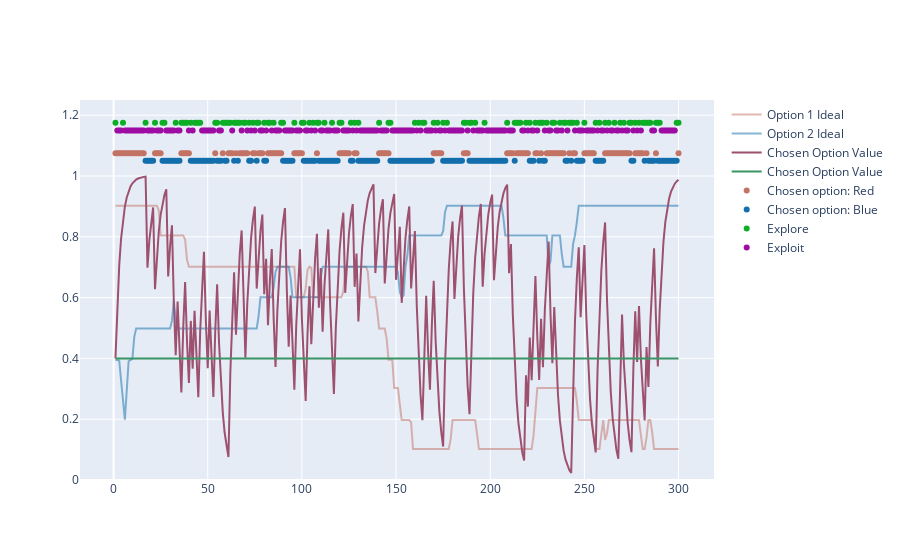
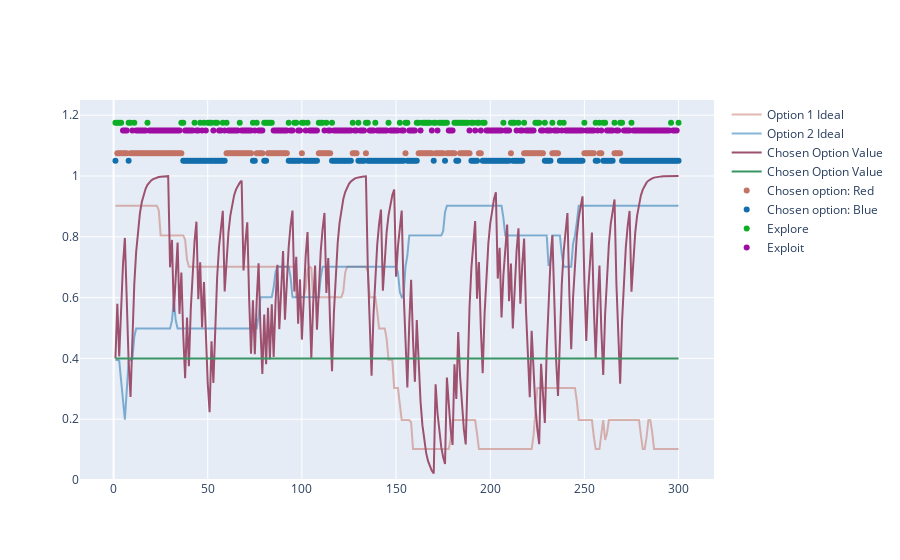

Notebook source saved alongside these figures, in order:
### Code cell
beta_foraging = 3
alpha_foraging = 0.3
rng_foraging = np.random.default_rng()
state = "explore"
threshold = 0.4
last_value = q_table_foraging[0]
options = [0,1] #red, blue
fig_before = create_fig_of_RL_foraging_experiment(chosen_options_foraging, q_table_foraging, p_red, p_blue, threshold, termination_probabilities, explore_or_exploit)
for step in range(max_steps):
    match state:
        case "explore":
            termination_probability, last_option, last_value, reward = explore(options, last_value, threshold, beta_foraging, alpha_foraging, step, rng_foraging)
            chosen_options_foraging[step] = last_option
            termination_probabilities[step] = termination_probability
            rewards_foraging[step] = reward 
            explore_or_exploit[step] = 0
            if step+1 < max_steps:
                    q_table_foraging[step+1] = last_value
            if (rng_foraging.uniform(0,1) < termination_probability):
                state = "exploit"
        case "exploit":
            termination_probability, last_value, reward = exploit(last_option, last_value, threshold, beta_foraging, alpha_foraging, step, rng_foraging)
            chosen_options_foraging[step] = last_option
            rewards_foraging[step] = reward
            termination_probabilities[step] = termination_probability
            explore_or_exploit[step] = 1
            if step+1 < max_steps:
                    q_table_foraging[step+1] = last_value
            if (rng_foraging.uniform(0,1) < termination_probability):
                state = "explore"
fig_after = create_fig_of_RL_foraging_experiment(chosen_options_foraging, q_table_foraging, p_red, p_blue, threshold, termination_probabilities, explore_or_exploit)
fig_after.show()
fig_before.show()

### Figure 1 — Plotly figure (JSON) as saved in the notebook; plotly's stock layout.template omitted (floating-point values rounded to 4 significant figures; data arrays with more than 128 entries replaced by an {"elided": "..."} marker saying what was removed)
{"data": [{"line": {"color": "#C37364"}, "mode": "lines", "name": "Option 1 Ideal", "opacity": 0.5, "type": "scatter", "x": {"elided": "300 float values"}, "y": {"elided": "300 float values"}}, {"line": {"color": "#136EAC"}, "mode": "lines", "name": "Option 2 Ideal", "opacity": 0.5, "type": "scatter", "x": {"elided": "300 float values"}, "y": {"elided": "300 float values"}}, {"line": {"color": "#9D516F"}, "mode": "lines", "name": "Chosen Option Value", "opacity": 1, "type": "scatter", "x": {"elided": "300 float values"}, "y": {"elided": "300 float values"}}, {"line": {"color": "#399563"}, "mode": "lines", "name": "Chosen Option Value", "opacity": 1, "type": "scatter", "x": {"elided": "300 float values"}, "y": {"elided": "300 float values"}}, {"marker": {"color": "#C37364", "size": 6}, "mode": "markers", "name": "Chosen option: Red", "type": "scatter", "x": {"elided": "132 float values"}, "y": {"elided": "132 float values"}}, {"marker": {"color": "#136EAC", "size": 6}, "mode": "markers", "name": "Chosen option: Blue", "type": "scatter", "x": {"elided": "168 float values"}, "y": {"elided": "168 float values"}}, {"marker": {"color": "#0DAE25", "size": 6}, "mode": "markers", "name": "Explore", "type": "scatter", "x": [1.0, 5.0, 17.0, 22.0, 26.0, 27.0, 33.0, 36.0, 37.0, 38.0, 39.0, 41.0, 43.0, 44.0, 45.0, 46.0, 54.0, 55.0, 58.0, 59.0, 60.0, 61.0, 62.0, 64.0, 65.0, 66.0, 67.0, 69.0, 70.0, 72.0, 74.0, 76.0, 77.0, 80.0, 82.0, 83.0, 85.0, 89.0, 90.0, 96.0, 100.0, 101.0, 104.0, 106.0, 108.0, 109.0, 112.0, 116.0, 120.0, 121.0, 126.0, 128.0, 130.0, 141.0, 146.0, 147.0, 160.0, 162.0, 164.0, 165.0, 170.0, 172.0, 175.0, 177.0, 186.0, 187.0, 189.0, 190.0, 192.0, 197.0, 209.0, 213.0, 214.0, 215.0, 216.0, 219.0, 221.0, 224.0, 226.0, 227.0, 228.0, 230.0, 233.0, 234.0, 237.0, 239.0, 240.0, 242.0, 243.0, 244.0, 246.0, 250.0, 256.0, 258.0, 261.0, 263.0, 266.0, 269.0, 271.0, 274.0, 275.0, 277.0, 279.0, 281.0, 282.0, 283.0, 284.0, 285.0, 288.0, 289.0, 290.0, 299.0, 300.0], "y": [1.175, 1.175, 1.175, 1.175, 1.175, 1.175, 1.175, 1.175, 1.175, 1.175, 1.175, 1.175, 1.175, 1.175, 1.175, 1.175, 1.175, 1.175, 1.175, 1.175, 1.175, 1.175, 1.175, 1.175, 1.175, 1.175, 1.175, 1.175, 1.175, 1.175, 1.175, 1.175, 1.175, 1.175, 1.175, 1.175, 1.175, 1.175, 1.175, 1.175, 1.175, 1.175, 1.175, 1.175, 1.175, 1.175, 1.175, 1.175, 1.175, 1.175, 1.175, 1.175, 1.175, 1.175, 1.175, 1.175, 1.175, 1.175, 1.175, 1.175, 1.175, 1.175, 1.175, 1.175, 1.175, 1.175, 1.175, 1.175, 1.175, 1.175, 1.175, 1.175, 1.175, 1.175, 1.175, 1.175, 1.175, 1.175, 1.175, 1.175, 1.175, 1.175, 1.175, 1.175, 1.175, 1.175, 1.175, 1.175, 1.175, 1.175, 1.175, 1.175, 1.175, 1.175, 1.175, 1.175, 1.175, 1.175, 1.175, 1.175, 1.175, 1.175, 1.175, 1.175, 1.175, 1.175, 1.175, 1.175, 1.175, 1.175, 1.175, 1.175, 1.175]}, {"marker": {"color": "#9E0CA3", "size": 6}, "mode": "markers", "name": "Exploit", "type": "scatter", "x": {"elided": "187 float values"}, "y": {"elided": "187 float values"}}], "layout": {"yaxis": {"range": [0, 1.25]}}}

### Figure 2 — Plotly figure (JSON) as saved in the notebook; plotly's stock layout.template omitted (floating-point values rounded to 4 significant figures; data arrays with more than 128 entries replaced by an {"elided": "..."} marker saying what was removed)
{"data": [{"line": {"color": "#C37364"}, "mode": "lines", "name": "Option 1 Ideal", "opacity": 0.5, "type": "scatter", "x": {"elided": "300 float values"}, "y": {"elided": "300 float values"}}, {"line": {"color": "#136EAC"}, "mode": "lines", "name": "Option 2 Ideal", "opacity": 0.5, "type": "scatter", "x": {"elided": "300 float values"}, "y": {"elided": "300 float values"}}, {"line": {"color": "#9D516F"}, "mode": "lines", "name": "Chosen Option Value", "opacity": 1, "type": "scatter", "x": {"elided": "300 float values"}, "y": {"elided": "300 float values"}}, {"line": {"color": "#399563"}, "mode": "lines", "name": "Chosen Option Value", "opacity": 1, "type": "scatter", "x": {"elided": "300 float values"}, "y": {"elided": "300 float values"}}, {"marker": {"color": "#C37364", "size": 6}, "mode": "markers", "name": "Chosen option: Red", "type": "scatter", "x": {"elided": "130 float values"}, "y": {"elided": "130 float values"}}, {"marker": {"color": "#136EAC", "size": 6}, "mode": "markers", "name": "Chosen option: Blue", "type": "scatter", "x": {"elided": "170 float values"}, "y": {"elided": "170 float values"}}, {"marker": {"color": "#0DAE25", "size": 6}, "mode": "markers", "name": "Explore", "type": "scatter", "x": [1.0, 2.0, 3.0, 4.0, 8.0, 9.0, 11.0, 18.0, 36.0, 37.0, 43.0, 46.0, 48.0, 50.0, 51.0, 52.0, 54.0, 55.0, 58.0, 60.0, 67.0, 74.0, 76.0, 80.0, 81.0, 82.0, 83.0, 84.0, 93.0, 96.0, 97.0, 100.0, 101.0, 103.0, 109.0, 110.0, 111.0, 113.0, 116.0, 127.0, 130.0, 134.0, 135.0, 139.0, 146.0, 152.0, 155.0, 156.0, 161.0, 162.0, 164.0, 165.0, 166.0, 167.0, 168.0, 170.0, 171.0, 173.0, 174.0, 175.0, 176.0, 177.0, 181.0, 182.0, 183.0, 184.0, 185.0, 186.0, 187.0, 188.0, 190.0, 191.0, 193.0, 194.0, 196.0, 197.0, 207.0, 211.0, 212.0, 213.0, 215.0, 218.0, 224.0, 225.0, 226.0, 229.0, 233.0, 237.0, 239.0, 250.0, 256.0, 258.0, 260.0, 261.0, 266.0, 269.0, 270.0, 275.0, 296.0, 300.0], "y": [1.175, 1.175, 1.175, 1.175, 1.175, 1.175, 1.175, 1.175, 1.175, 1.175, 1.175, 1.175, 1.175, 1.175, 1.175, 1.175, 1.175, 1.175, 1.175, 1.175, 1.175, 1.175, 1.175, 1.175, 1.175, 1.175, 1.175, 1.175, 1.175, 1.175, 1.175, 1.175, 1.175, 1.175, 1.175, 1.175, 1.175, 1.175, 1.175, 1.175, 1.175, 1.175, 1.175, 1.175, 1.175, 1.175, 1.175, 1.175, 1.175, 1.175, 1.175, 1.175, 1.175, 1.175, 1.175, 1.175, 1.175, 1.175, 1.175, 1.175, 1.175, 1.175, 1.175, 1.175, 1.175, 1.175, 1.175, 1.175, 1.175, 1.175, 1.175, 1.175, 1.175, 1.175, 1.175, 1.175, 1.175, 1.175, 1.175, 1.175, 1.175, 1.175, 1.175, 1.175, 1.175, 1.175, 1.175, 1.175, 1.175, 1.175, 1.175, 1.175, 1.175, 1.175, 1.175, 1.175, 1.175, 1.175, 1.175, 1.175]}, {"marker": {"color": "#9E0CA3", "size": 6}, "mode": "markers", "name": "Exploit", "type": "scatter", "x": {"elided": "200 float values"}, "y": {"elided": "200 float values"}}], "layout": {"yaxis": {"range": [0, 1.25]}}}
